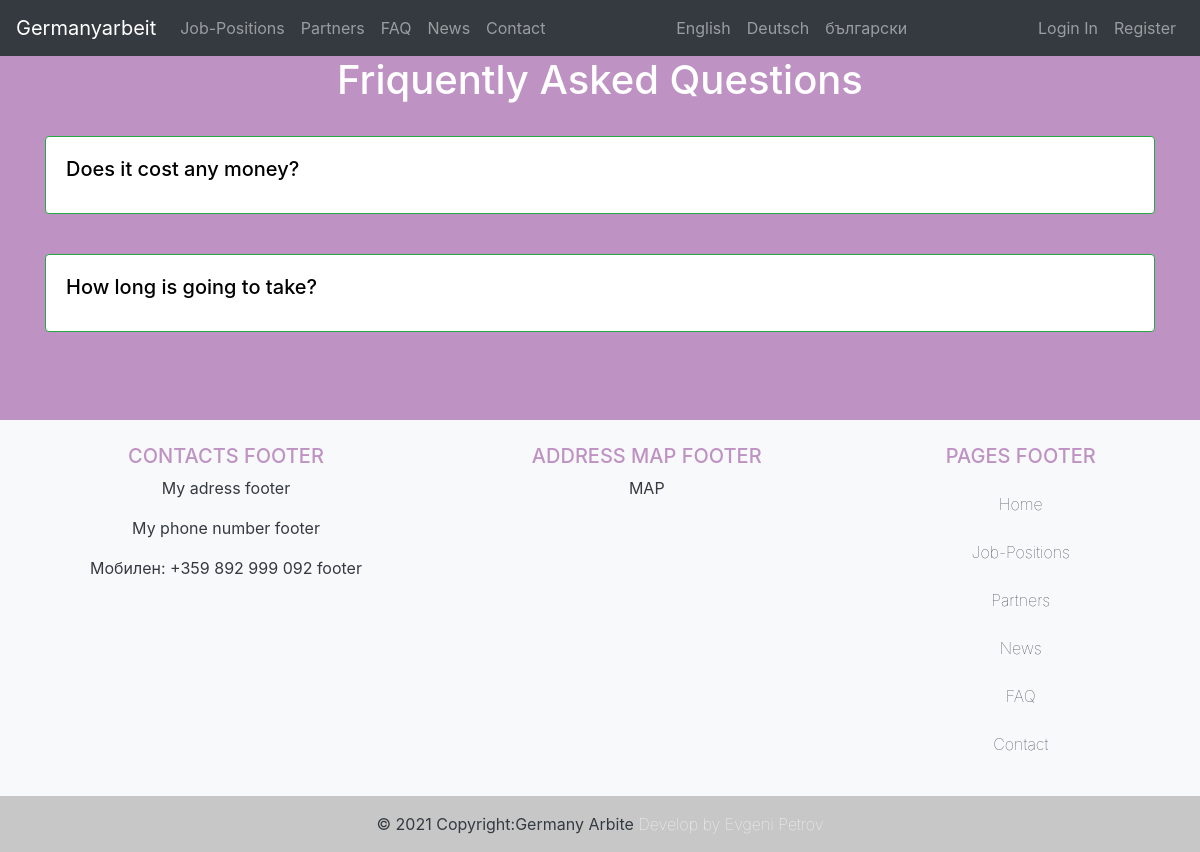
Screenshot of /faq/ with the database file from the repository.
### faq/models.py (models this page shows, shortened)
class Faq(models.Model):
    question = models.CharField(max_length=250)
    slug = models.SlugField(allow_unicode=True)
    answer = models.TextField()
    featured = models.BooleanField(default=False)
    date_create = models.DateField(default=datetime.now, blank=True)

### faq/views.py (the view)
# urls.py: path('', FaqListView.as_view(), name="faq"),
class FaqListView(ListView):
    model = Faq
    ordering = ['-date_create']

### templates/faq/faq_list.html (shortened to what this page needs)
{% extends 'base.html' %}
{% load i18n %}
{% block content %}
    <div class="header">
        <h1 style="color: white; text-align: center">{% trans "Friquently Asked Questions" %}</h1>
    </div>
    <br>
    <div class="container">
        <div class="row">
            {% for obj in object_list %}
                <div class="col-lg-12 col-md-12 col-sm-12">
                    <a style="text-decoration: none; color:black; font-weight:20"href="{{ obj.slug }}"><div class="card border-success mb-3">
                        <div class="card-body">
                            <h5 class="card-title" style="none">{{ obj.question | safe }}</h5>
                        </div>
                    </div></a>
                    <br>
                </div>
            {% endfor %}
        </div>
    </div>
{% endblock %}

### static/css/main.css (style rules this page uses)
.body { background-color: #BF92C4; background-repeat: no-repeat; }

### rows the page displays
Faq: question "Does it cost any money?"
Faq: question "How long is going to take?"

### other values shown
{{ lang.name_local }} "English" "Deutsch" "български"
